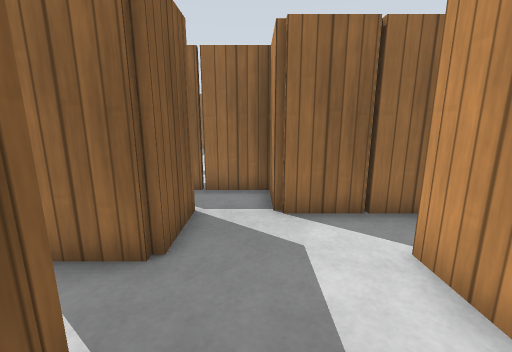
[1] (above)

24 first-person views from a walk through a world built for the Gazebo simulator. The camera is 1 m above the floor, tilts 12° down and sees 90° across. The floor is counted in squares, 0.5 m on a side. Each view is taken from the middle of a square. On the plan, view 1 faces up. The plan holds only what a view shows up to about 16 squares ahead; the rest is blank. Simple patterns stand in for the simulator's built-in surfaces.

[2]
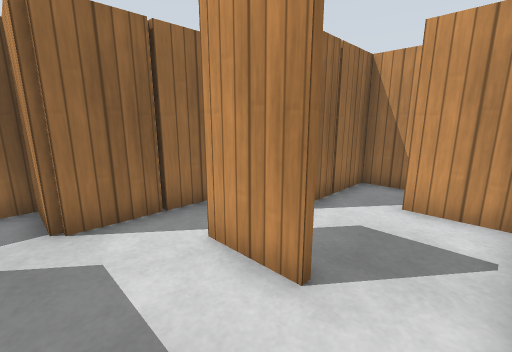

[3]
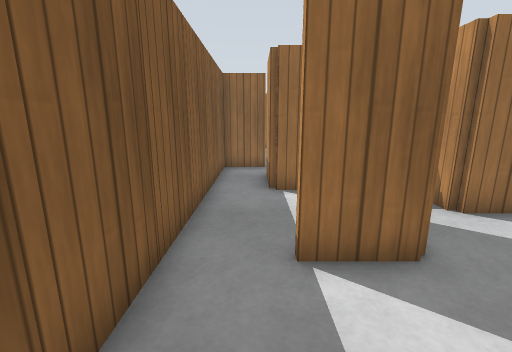

[4]
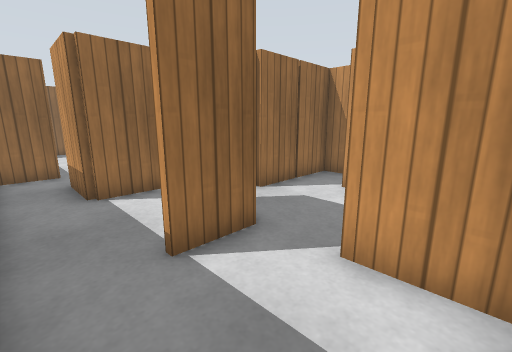

[5]
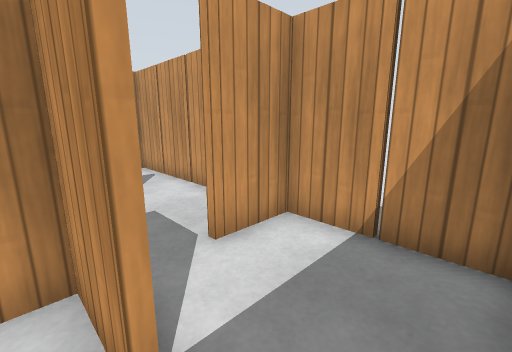

[6]
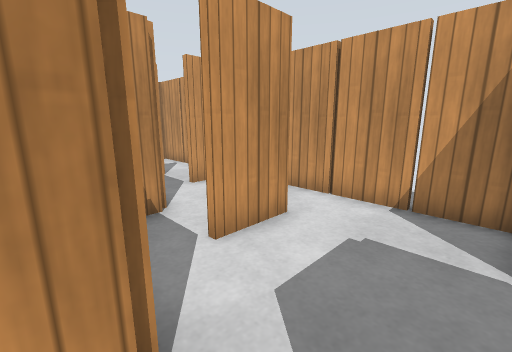

[7]
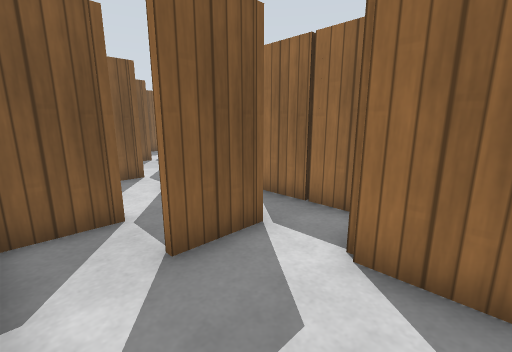

[8]
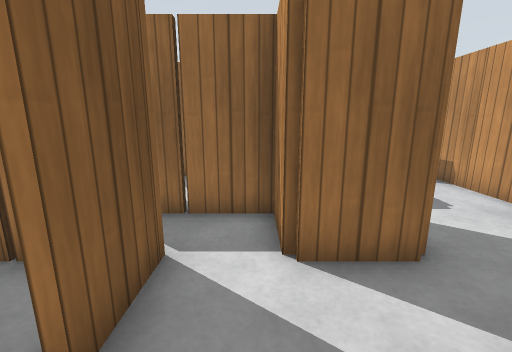

[9]
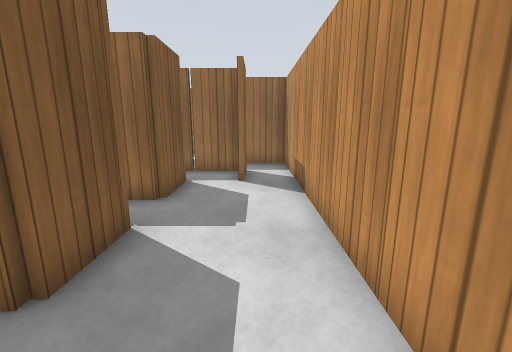

[10]
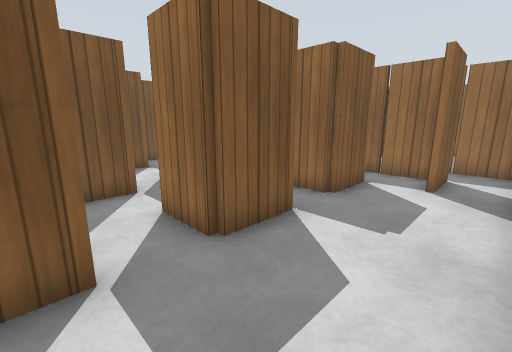

[11]
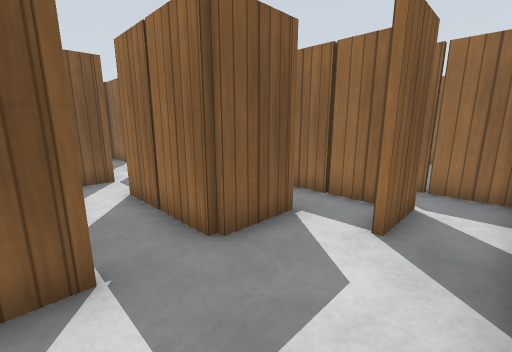

[12]
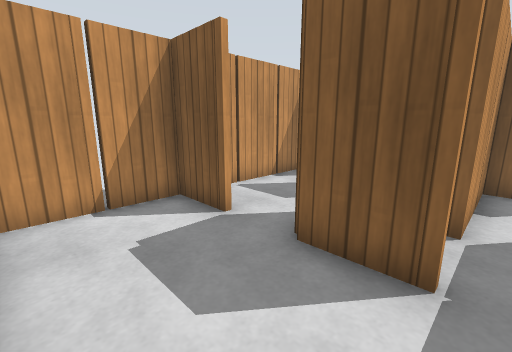

[13]
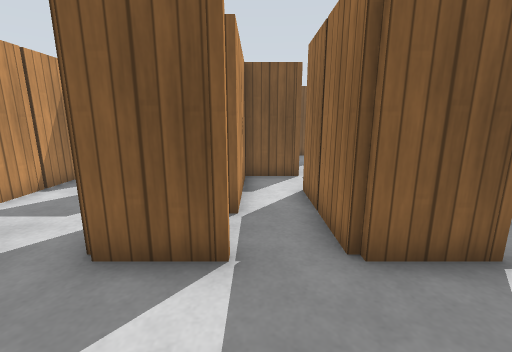

[14]
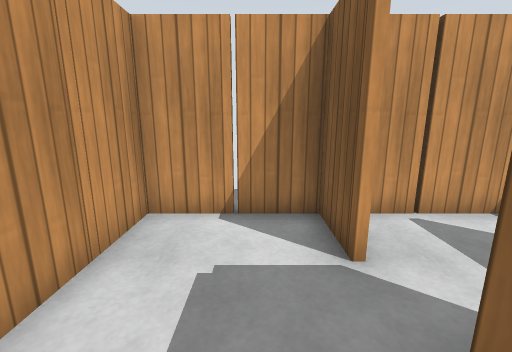

[15]
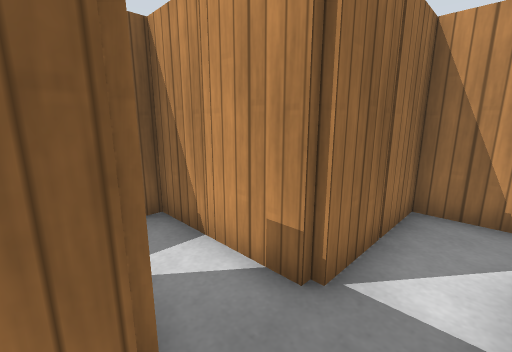

[16]
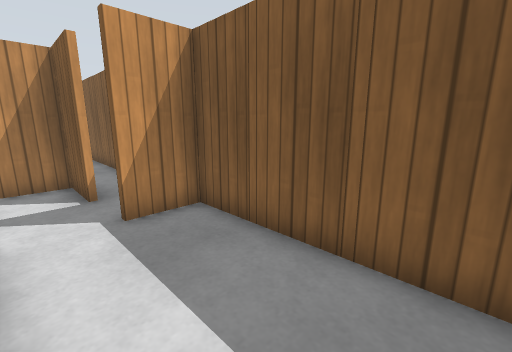

[17]
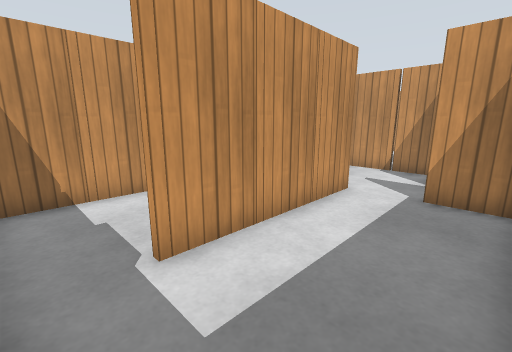

[18]
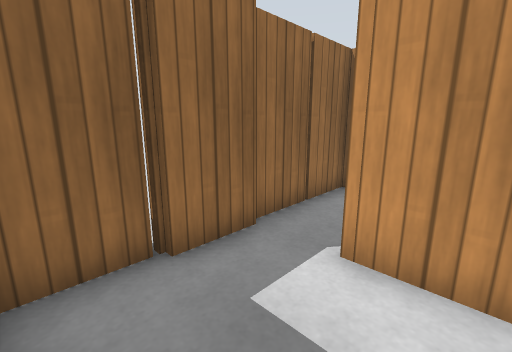

[19]
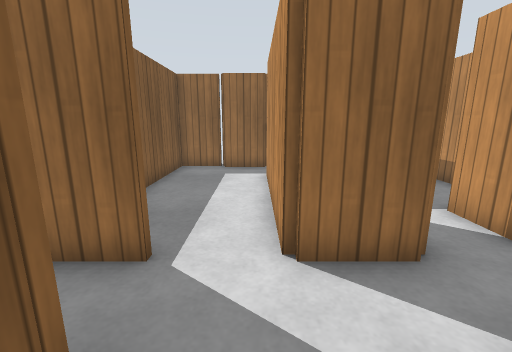

[20]
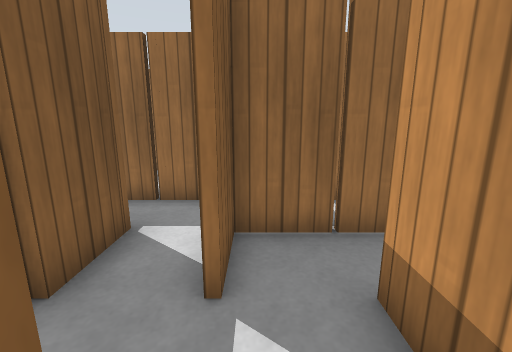

[21]
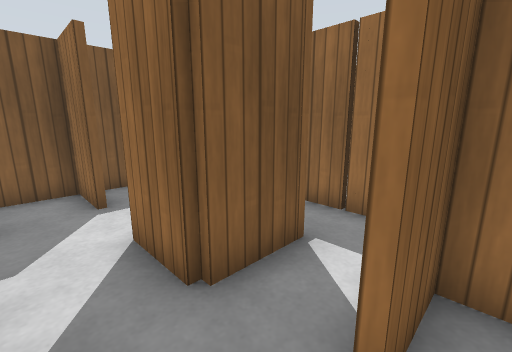

[22]
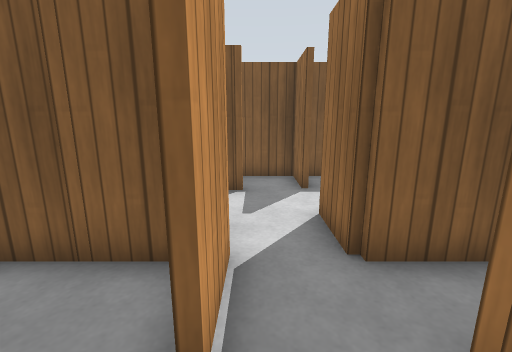

[23]
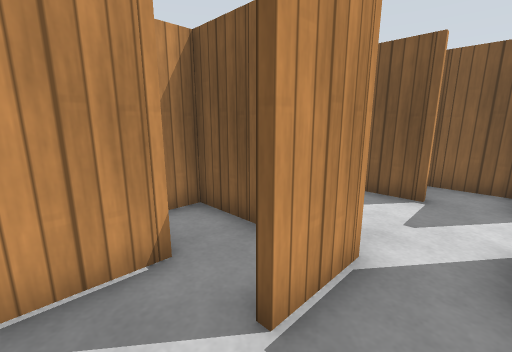

[24]
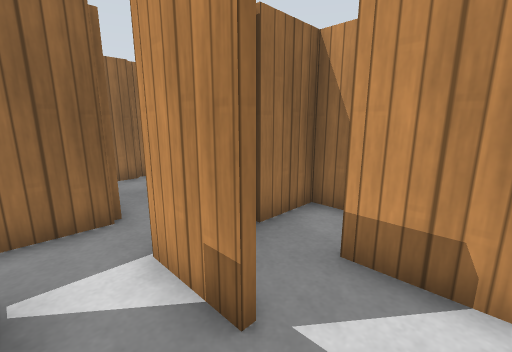

### Floor plan
Points are (right, up) in squares from view 1. A wall is a line through its corners. A room is listed if a view was taken in it or the views show most of it. See-through windows are left out.
Room 1 (views 1, 2, 3, 4, 5, 6)
walls: (-1.4, 4.5) (-1.4, 3.4) (-3.5, 3.4); (2.4, 1.5) (2.4, 2.6); (-0.6, -0.4) (5.5, -0.4); (-3.5, 3.6) (-1.6, 3.6) (-1.6, 4.2); (4.4, 3.5) (4.4, 4); (4.5, 5.4) (0.4, 5.4) (0.4, 7.4) (-3.6, 7.4) (-3.6, 8.5); (-5.2, -0.4) (-2.5, -0.4); (-5.4, 8.5) (-5.4, 1.1); (8.5, 3.4) (5.5, 3.4); (8.4, 1.5) (8.4, 2.5)
ways out: opening at (8.5, 0.5) to room 2; opening at (-5, 7.5) to room 3
objects: wooden post (-6, 2); wooden post (-6, 4); wooden post (-6, 6); wooden post (-6, 8); wooden post (-3, 0); wooden post (-1, 1); wooden post (-1, 5); wooden post (1, 0); wooden post (3, 0); wooden post (3, 3); wooden post (3, 5); wooden post (5, 0); wooden post (7, 1)
Room 2 (views 7, 8, 9, 10, 11, 12, 13, 14, 15)
walls: (12.6, 4.6) (12.6, 3.4) (10.4, 3.4); (12.6, 8.5) (12.6, 7.4) (8.5, 7.4); (14.6, 10.5) (14.6, 9.5); (7.6, 5.6) (10.5, 5.6); (14.4, 11.4) (11.2, 11.4); (8.6, 2.5) (8.6, 1.5); (6.6, 6.5) (6.6, 5.6); (13.5, -0.4) (16.4, -0.4) (16.4, 13.4) (12.4, 13.4) (12.4, 14.4); (10.5, 13.4) (9.9, 13.4); (7.8, -0.4) (11.5, -0.4)
ways out: opening at (8.5, 0.5) to room 1; opening at (8, 7) to room 4; opening at (10, 3) to room 6; opening at (13.5, 14)
objects: wooden post (9, 0); wooden post (9, 6); wooden post (11, 0); wooden post (11, 5); wooden post (13, 1); wooden post (13, 5); wooden post (13, 9); wooden post (13, 12); wooden post (15, 0); wooden post (15, 11); wooden post (15, 14); wooden post (17, 1); wooden post (17, 3); wooden post (17, 5); wooden post (17, 7); other object (17, 9); other object (17, 11)
Room 3 (views 16, 17, 18, 19)
walls: (-3.5, 11.4) (-5.4, 11.4) (-5.4, 8.5); (0.6, 11.4) (-1.6, 11.4) (-1.6, 16.6); (-5.2, 11.6) (-3.5, 11.6); (2.4, 12.5) (2.4, 13.5); (2.5, 15.4) (-0.6, 15.4); (2.4, 16) (2.4, 19.2); (-1.5, 19.4) (-2.6, 19.4); (-3.4, 8.6) (-3.4, 7.6) (0.2, 7.6); (-3.5, 19.6) (-5.4, 19.6) (-5.4, 12.4); (0.5, 19.6) (-1.6, 19.6)
ways out: opening at (-5, 7.5) to room 1; opening at (1, 10) to room 5; opening at (2, 12) to room 5; opening at (3, 14)
objects: wooden post (-6, 10); wooden post (-6, 14); wooden post (-6, 16); wooden post (-6, 18); wooden post (-3, 9); wooden post (-3, 20); wooden post (-2, 16); wooden post (-1, 8); wooden post (-1, 13); wooden post (-1, 17); wooden post (0, 10); wooden post (1, 13); wooden post (1, 16); wooden post (1, 20); wooden post (2, 14); wooden post (2, 20); wooden post (3, 17)
Room 4 (view 20)
walls: (2.5, 7.6) (4.2, 7.6); (2.5, 9.4) (0.6, 9.4) (0.6, 7.4); (6.6, 7.5) (6.6, 6.5); (6.6, 5.6) (7.6, 5.6); (0.6, 6.6) (0.6, 5.6) (1.5, 5.6)
ways out: opening at (8, 7) to room 2; opening at (3.5, 9) to room 5
objects: wooden post (1, 7); wooden post (2, 8); wooden post (7, 7)
Room 5 (views 21, 22, 23, 24)
walls: (4.4, 9.8) (4.4, 10.5); (2.4, 11.5) (2.4, 12.5); (6.5, 13.4) (2.6, 13.4) (2.6, 11.5); (0.6, 12.5) (0.6, 11.4); (0.5, 9.6) (2.5, 9.6)
ways out: opening at (1, 10) to room 3; opening at (2, 12) to room 3; opening at (3.5, 9) to room 4
objects: wooden post (5, 11)
Room 6 (no view inside)
walls: (8.6, 3.5) (8.6, 2.5); (4.6, 5.5) (4.6, 5); (10.4, 3.4) (10.4, 5.4) (6.9, 5.4); (2.6, 7) (2.6, 6.4)
ways out: opening at (10, 3) to room 2
objects: wooden post (5, 5); wooden post (7, 4); wooden post (9, 3)

Positions as (right, up) in squares from view 1, and headings:
1: (0, 0), facing up
2: (0, 0), facing up-right
3: (-4, 0), facing up
4: (-5, 0), facing up-right
5: (-5, 4), facing down-right
6: (-1, 6), facing down-right
7: (12, 0), facing up-left
8: (10, 0), facing up
9: (15, 1), facing up
10: (16, 1), facing up-left
11: (16, 5), facing up-left
12: (16, 6), facing down-left
13: (16, 6), facing left
14: (14, 5), facing down
15: (10, 12), facing up-right
16: (-2, 17), facing down-left
17: (-5, 19), facing down-right
18: (-5, 16), facing up-right
19: (-2, 8), facing up
20: (3, 9), facing up
21: (3, 10), facing up-left
22: (4, 10), facing left
23: (4, 11), facing down-left
24: (1, 10), facing up-right
